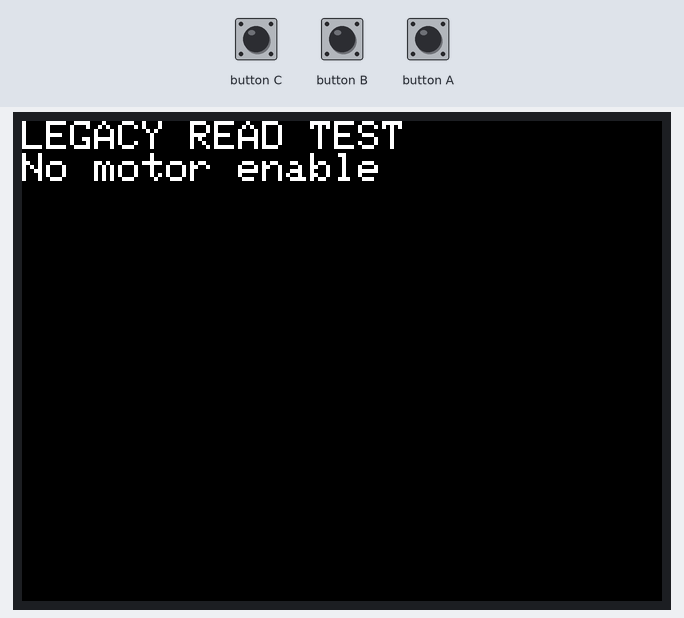
Simulated run of this sketch. Board: ESP32. Shown: 320×240 colour display. No CAN messages arrive unless stated; what the sketch prints to the serial monitor is not drawn.

Above: at 0.3 s.

The sketch:

LegacyParameterRead.ino
```cpp
#include <Arduino.h>
#include <M5Unified.h>
#include <driver/twai.h>

constexpr uint8_t MOTOR = 1, HOST = 126;
static bool ready = false, finished = false;
static char summary[5][160] = {};
static size_t summaryCount = 0;

void readLegacy(uint16_t index, const char* name);

void readLegacy(uint16_t index, const char* name) {
    if (summaryCount >= 5) return;
    const size_t slot = summaryCount++;
    snprintf(summary[slot], sizeof(summary[slot]), "%s index=0x%04X: NO MATCHING REPLY", name, index);
    twai_message_t frame;
    for (int n = 0; n < 64 && twai_receive(&frame, 0) == ESP_OK; ++n) {}
    twai_message_t request = {};
    // Same type-9 request layout captured from MotorStudio; only host ID differs.
    request.identifier = (9UL << 24) | (uint32_t(HOST) << 8) | MOTOR;
    request.extd = 1;
    request.ss = 1;
    request.data_length_code = 8;
    request.data[0] = index & 255;
    request.data[1] = index >> 8;
    Serial.printf("\nREAD %s index=0x%04X\n", name, index);
    const esp_err_t result = twai_transmit(&request, pdMS_TO_TICKS(10));
    Serial.printf("TX id=%08lX result=%s\n", (unsigned long)request.identifier, esp_err_to_name(result));
    if (result != ESP_OK) {
        snprintf(summary[slot], sizeof(summary[slot]), "%s index=0x%04X: TX ERROR %s", name, index, esp_err_to_name(result));
        return;
    }
    bool matched = false;
    const uint32_t began = millis();
    while (uint32_t(millis() - began) < 400) {
        M5.update();
        for (int n = 0; n < 16 && twai_receive(&frame, 0) == ESP_OK; ++n) {
            Serial.printf("RX id=%08lX ext=%u rtr=%u dlc=%u data=",
                (unsigned long)frame.identifier, unsigned(frame.extd),
                unsigned(frame.rtr), unsigned(frame.data_length_code));
            if (!frame.rtr) {
                for (int b = 0; b < frame.data_length_code && b < 8; ++b)
                    Serial.printf("%02X", frame.data[b]);
            }
            Serial.println();
            if (!frame.extd || frame.rtr || frame.data_length_code != 8 ||
                frame.identifier != ((9UL << 24) | (uint32_t(MOTOR) << 8) | HOST)) continue;
            const uint16_t returnedIndex = uint16_t(frame.data[0]) | (uint16_t(frame.data[1]) << 8);
            if (returnedIndex != index) continue;
            matched = true;
            const uint32_t raw = uint32_t(frame.data[4]) | (uint32_t(frame.data[5]) << 8) |
                (uint32_t(frame.data[6]) << 16) | (uint32_t(frame.data[7]) << 24);
            if (frame.data[3] == 0) {
                snprintf(summary[slot], sizeof(summary[slot]),
                    "%s index=0x%04X header=%02X,%02X data=%02X%02X%02X%02X",
                    name, index, frame.data[2], frame.data[3],
                    frame.data[4], frame.data[5], frame.data[6], frame.data[7]);
            }
            // Record the header without assuming type/status/scaling semantics.
            Serial.printf("MATCH index=0x%04X header=%02X,%02X raw=0x%08lX unsigned=%lu\n",
                index, frame.data[2], frame.data[3], (unsigned long)raw, (unsigned long)raw);
        }
        delay(1);
    }
    if (!matched) Serial.println("NO MATCHING TYPE-9 REPLY; no value assumed.");
}

void setup() {
    auto cfg = M5.config(); M5.begin(cfg); Serial.begin(115200);
    M5.Display.setRotation(1); M5.Display.setTextSize(2);
    M5.Display.fillScreen(TFT_BLACK); M5.Display.setCursor(0, 0);
    M5.Display.println("LEGACY READ TEST\nNo motor enable");
    twai_general_config_t config = TWAI_GENERAL_CONFIG_DEFAULT(GPIO_NUM_32, GPIO_NUM_33, TWAI_MODE_NORMAL);
    config.rx_queue_len = 64; config.tx_queue_len = 1;
    twai_timing_config_t timing = TWAI_TIMING_CONFIG_1MBITS();
    twai_filter_config_t filter = TWAI_FILTER_CONFIG_ACCEPT_ALL();
    esp_err_t result = twai_driver_install(&config, &timing, &filter);
    if (result == ESP_OK) result = twai_start();
    ready = result == ESP_OK;
    Serial.printf("CAN: %s; motor=1 host=126; begins in 3 seconds\n", esp_err_to_name(result));
}

void loop() {
    M5.update();
    if (ready && !finished && millis() >= 3000) {
        finished = true;
        readLegacy(0x200C, "CAN_TIMEOUT");
        readLegacy(0x2019, "current_limit");
        readLegacy(0x300C, "bus_voltage");
        readLegacy(0x301F, "board_temperature");
        readLegacy(0x3022, "fault_status");
        Serial.println("\n=== COPY THIS FULL SUMMARY ===");
        for (size_t i = 0; i < summaryCount; ++i) Serial.println(summary[i]);
        Serial.println("=== END SUMMARY ===");
        Serial.println("DONE. Only type-9 reads were sent; no writes or enables.");
    }
    delay(1);
}
```
